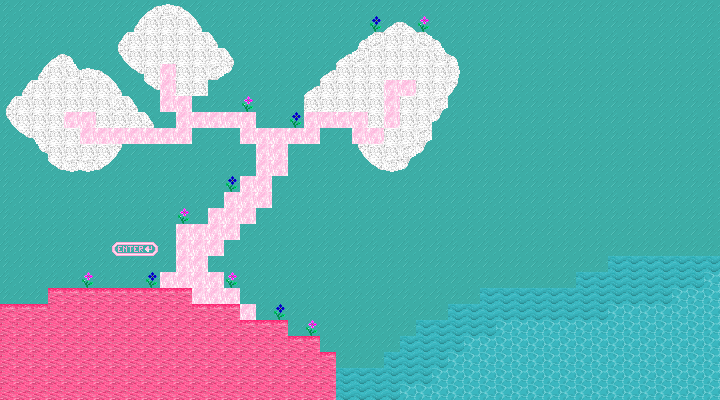

This is a level from a 2D game, rendered from its Tiled map with the project's own tilesets. A one-line summary and the map file follow, with tile-layer data summarised:
An orthogonal 45x25 tile map with 16x16 px tiles, 4 tile layers (Background, Background_2, BackgroundPlatforms, Platforms).

<map version="1.10" tiledversion="1.10.2" orientation="orthogonal" renderorder="right-down" width="45" height="25" tilewidth="16" tileheight="16" infinite="0" nextlayerid="5" nextobjectid="1">
 <tileset firstgid="1" source="../tileset/original_sprites.tsx" />
 <layer id="1" name="Background" width="45" height="25">
  <data>[1125 cells, 1125 non-empty, 5 distinct tile ids]</data>
 </layer>
 <layer id="3" name="Background_2" width="45" height="25">
  <data>[1125 cells, 72 non-empty, 8 distinct tile ids]</data>
 </layer>
 <layer id="4" name="BackgroundPlatforms" width="45" height="25">
  <data>[1125 cells, 125 non-empty, 2 distinct tile ids]</data>
 </layer>
 <layer id="2" name="Platforms" width="45" height="25">
  <data>[1125 cells, 46 non-empty, 6 distinct tile ids]</data>
 </layer>
</map>
